Frame 1 (no input): blank canvas, image omitted
Frame 60 (the mouse pressed at the canvas centre just before this capture): blank canvas, image omitted
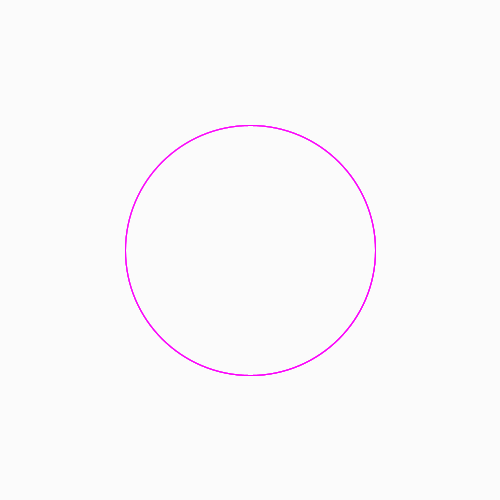
Frame 120 (the mouse held since frame 60 and released just before this capture)

The Processing sketch whose frames 1 and 60 were blank and that drew this single picture after the mouse press (run headless with seeded random() and noise(); from frame 60 on, the mouse is pressed at the canvas centre):

// Processing sketch: sketch6628
// ── sketch6628.pde
void setup() {
  size(500, 500);
  frameRate(20);
}
void draw() {
  //background(255);
  fadeToWhite();
  stroke(mouseX, 0, mouseY);
  ellipse(width/2, height/2, mouseX, mouseY);
}
void fadeToWhite() {
  noStroke();
  fill(255, 30);
  rectMode(CORNER);
  rect(0, 0, width, height);
}
      
